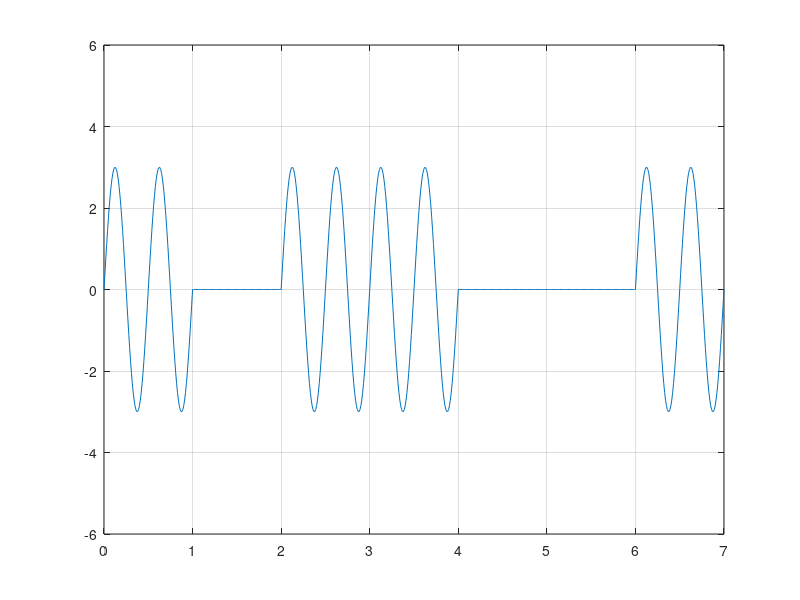

Here is the MATLAB script that generated this plot:
clc; 
clear all;
close all; 
bits = [1 0 1 1 0 0 1];

bitrate = 1;

sampling_rate = 100;
sampling_time = 1/sampling_rate;

end_time = length(bits)/bitrate;
time = 0:sampling_time:end_time;

a = 3;  %Amplitude
f = 2; % Frequency
modulation = a*sin(2*pi*f*time);

index = 1;

for i = 1:length(time)
    if bits(index) == 0
        modulation(i) = 0;
    end
    if time(i)*bitrate >= index
        index = index+1;
    end
end

plot(time, modulation);
axis([0 end_time -2*a 2*a]);
grid on;


% Demodulation
demodulation = zeros(1,length(bits))

for i = 1:length(bits)
   modulation((i-1)*sampling_rate+1)
   if modulation((i-1)*sampling_rate+10) ~= 0
        demodulation(i) = 1;
   end
end

demodulation
